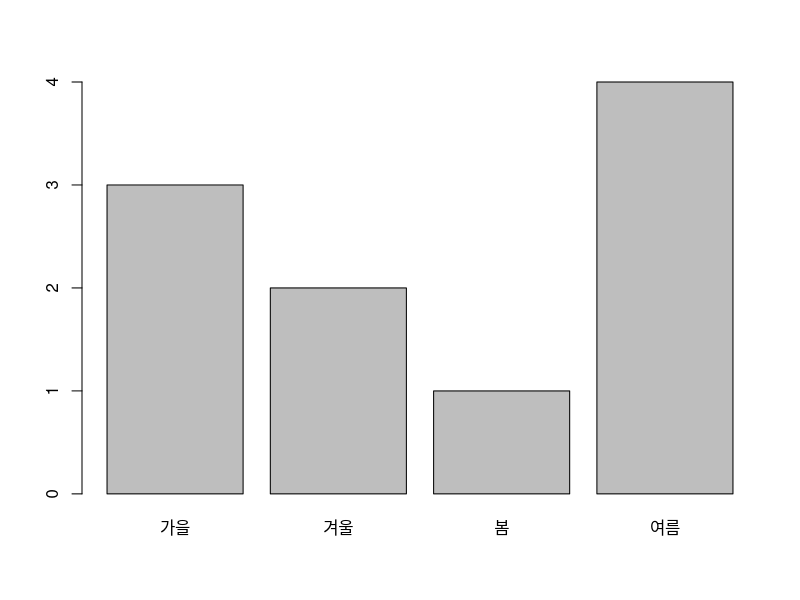
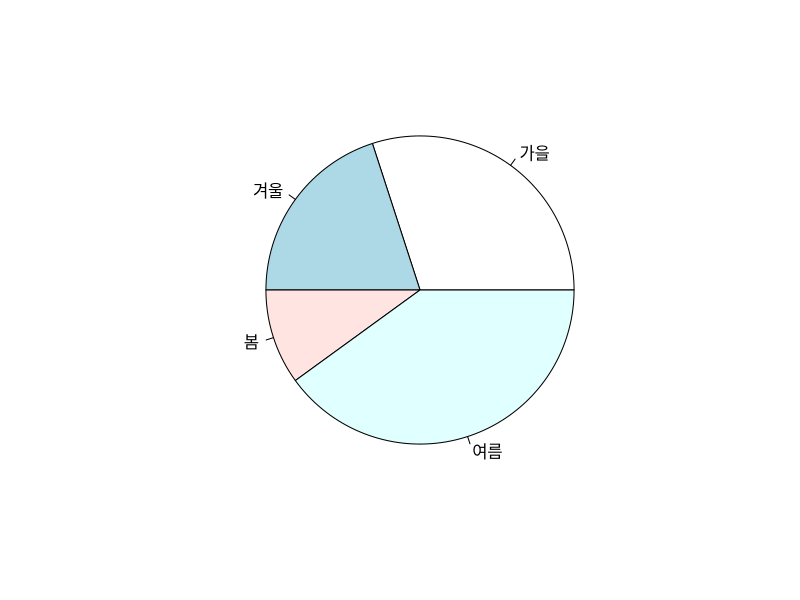

Reproduce these figures in R, in order.
# (1)
season <- c('여름', '겨울', '봄', '가을', '여름', '가을', '겨울', '여름', '여름', '가을')

# (2)
table(season)

# (3)
barplot(table(season))

# (4)
pie(table(season))
